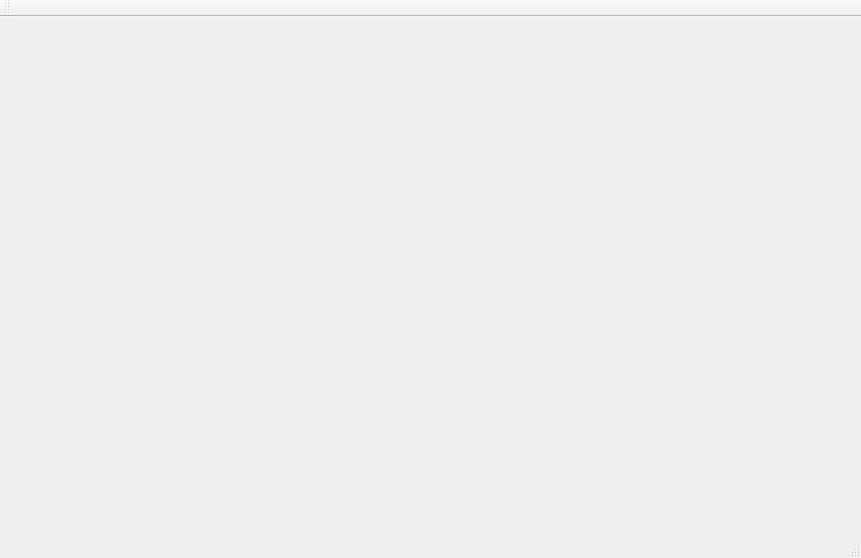
<?xml version="1.0" encoding="UTF-8"?>
<ui version="4.0">
 <class>MainWindow</class>
 <widget class="QMainWindow" name="MainWindow">
  <property name="geometry">
   <rect>
    <x>0</x>
    <y>0</y>
    <width>861</width>
    <height>558</height>
   </rect>
  </property>
  <property name="windowTitle">
   <string>MainWindow</string>
  </property>
  <widget class="QWidget" name="centralWidget"/>
  <widget class="QMenuBar" name="menuBar">
   <property name="geometry">
    <rect>
     <x>0</x>
     <y>0</y>
     <width>861</width>
     <height>26</height>
    </rect>
   </property>
  </widget>
  <widget class="QToolBar" name="mainToolBar">
   <attribute name="toolBarArea">
    <enum>TopToolBarArea</enum>
   </attribute>
   <attribute name="toolBarBreak">
    <bool>false</bool>
   </attribute>
  </widget>
  <widget class="QStatusBar" name="statusBar"/>
 </widget>
 <layoutdefault spacing="6" margin="11"/>
 <resources/>
 <connections/>
</ui>
